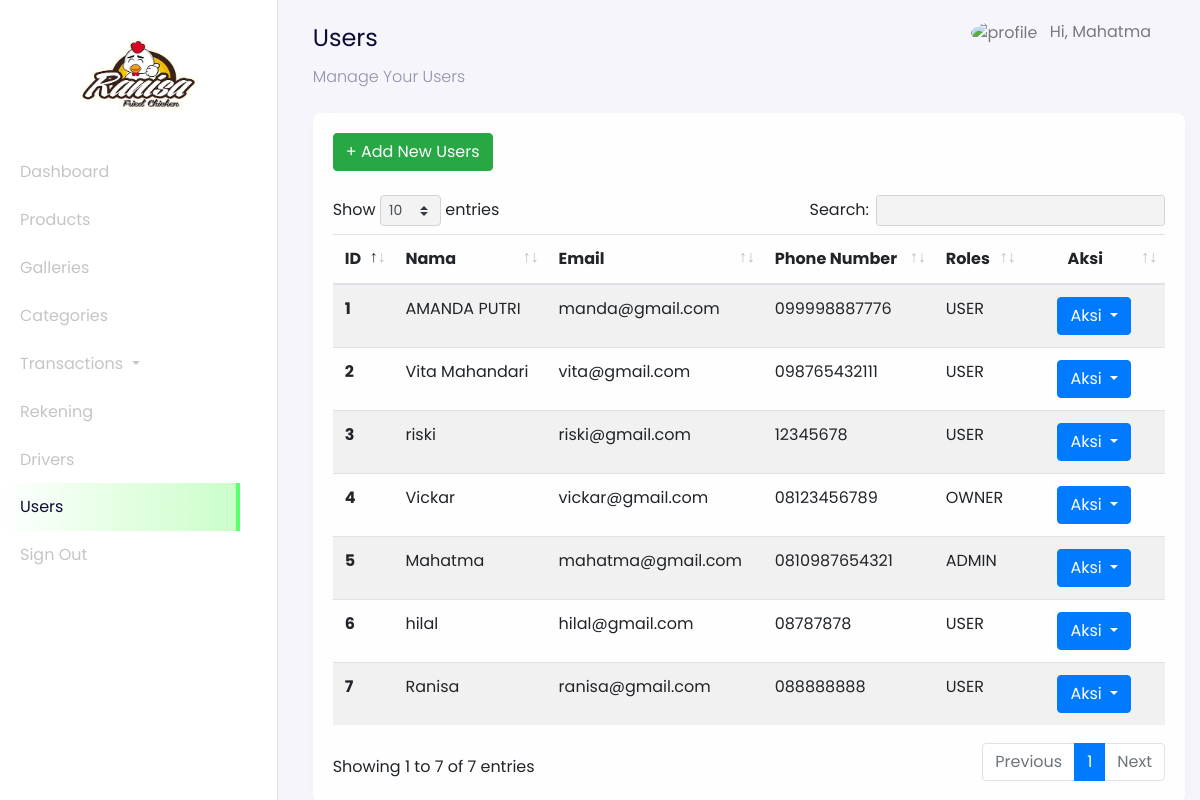
/admin?page=users (signed in), run on the app's committed database.
### tables this page shows
CREATE TABLE `users` (
  `id_user` int(11) NOT NULL,
  `name` varchar(255) NOT NULL,
  `email` varchar(255) NOT NULL,
  `password` varchar(255) NOT NULL,
  `address` text DEFAULT NULL,
  `phone_number` varchar(255) NOT NULL,
  `postal_code` varchar(191) NOT NULL,
  `roles` varchar(255) NOT NULL
);

### config/config.php (called while the page is built, shortened)
<?php
$host = 'localhost';
$user = 'root';
$password = '';
$dbname = 'daging_online';
$conn = mysqli_connect($host, $user, $password, $dbname);
function query($query)
{
    global $conn;
    $result = mysqli_query($conn, $query);
    $rows = [];
    while ($row = mysqli_fetch_assoc($result)) {
        $rows[] = $row;
    }
    return $rows;
}

### admin/users/dashboard-users.php (the view, shortened to what this page needs)
<nav
  class="navbar navbar-expand-lg navbar-light navbar-store fixed-top"
  data-aos="fade-down"
>
  <div class="container-fluid">
    <div class="collpase navbar-collapse" id="navbarResponsive">
      <ul class="navbar-nav d-none d-lg-flex ml-auto">
        <li class="nav-item dropdown">
          <a
            href="#"
            class="nav-link"
            id="navbarDropdown"
            role="button"
            data-toggle="dropdown"
          >
          <img
              src="../assets/images/person-circle.svg"
              alt="profile"
              height="40px"
              class="rounded-circle mr-2 profile-picture"
            />
            <?php
              $id_user = $_SESSION['user'];
              $user = query("SELECT * FROM users WHERE id_user = $id_user")[0];
            ?>
            Hi, <?= $user["name"]; ?>
          </a>
        </li>
      </ul>
    </div>
  </div>
</nav>
<div class="section-content section-dashboard-home" data-aos="fade-up">
  <div class="container-fluid">
    <div class="dashboard-heading">
      <h2 class="dashboard-title">Users</h2>
      <p class="dashboard-subtitle">Manage Your Users</p>
    </div>
    <div class="dashboard-content">
      <div class="row mt-4">
        <div class="col-12">
          <div class="card">
            <div class="card-body">
              <div class="row mb-4">
                <div class="col-12">
                <a href="?page=users-create" class="btn btn-success">
                  + Add New Users
                </a>
                </div>
              </div>
              <div class="row">
                <div class="col-12">
                  <div class="table-responsive">
                    <table class="table table-striped table-hover" id="table">
                      <thead>
                        <tr>
                          <th scope="col">ID</th>
                          <th scope="col">Nama</th>
                          <th scope="col">Email</th>
                          <th scope="col">Phone Number</th>
                          <th scope="col">Roles</th>
                          <th scope="col" class="text-center">Aksi</th>
                        </tr>
                      </thead>
                      <tbody>
                        <?php
                          $no = 1;
                          $query = "SELECT * FROM users";
                          $users = query($query);
                        ?>
                        <?php foreach ($users as $user) : ?>
                          <tr>
                            <th scope="row"><?= $no; ?></th>
                            <td><?= $user["name"]; ?></td>
                            <td><?= $user["email"]; ?></td>
                            <td><?= $user["phone_number"]; ?></td>
                            <td><?= $user["roles"]; ?></td>
                            <td style="width: 17%; text-align: center;">
                              <div class="dropdown">
                                <button class="btn btn-primary dropdown-toggle" type="button" id="dropdownMenuButton" data-toggle="dropdown" aria-haspopup="true" aria-expanded="false">
                                  Aksi
                                </button>
                              </div>
                            </td>
                          </tr>
                          <?php $no++ ?>
                        <?php endforeach;?>
                      </tbody>
                    </table>
                  </div>
                </div>
              </div>
            </div>
          </div>
        </div>
      </div>
    </div>
  </div>
</div>

### data on the page
users: name "Mahatma", email "mahatma@gmail.com", phone_number "0810987654321", roles "ADMIN"
users: name "AMANDA PUTRI", email "manda@gmail.com", phone_number "099998887776", roles "USER"
users: name "Vita Mahandari", email "vita@gmail.com", phone_number "098765432111", roles "USER"
users: name "riski", email "riski@gmail.com", phone_number "12345678", roles "USER"
users: name "Vickar", email "vickar@gmail.com", phone_number "08123456789", roles "OWNER"
users: name "hilal", email "hilal@gmail.com", phone_number "08787878", roles "USER"
users: name "Ranisa", email "ranisa@gmail.com", phone_number "088888888", roles "USER"
